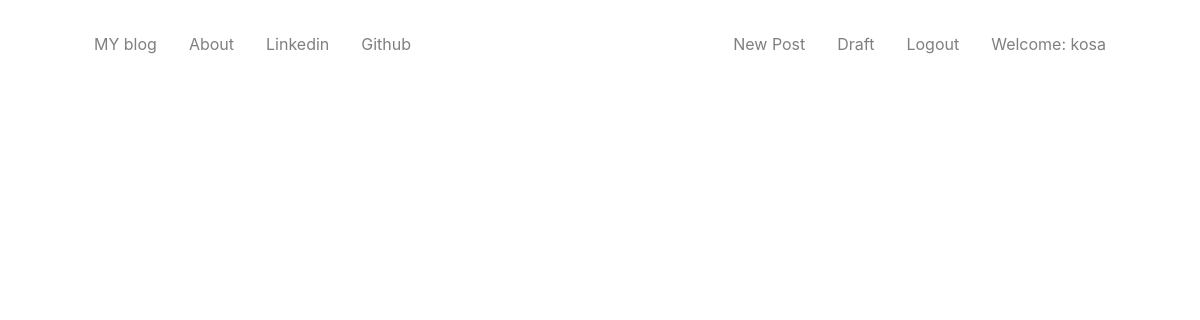
Before: / (signed in) with the older database file.
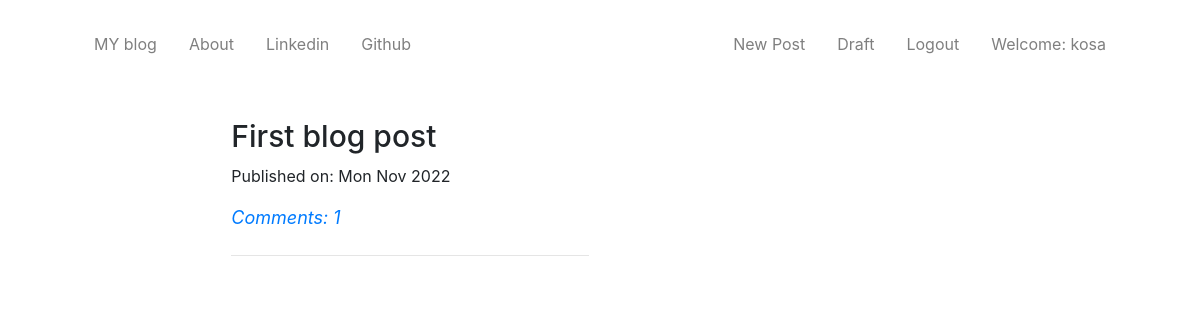
After: the same page with the newer database file.
### blog/models.py (models this page shows, shortened)
class Post(models.Model):
    author = models.ForeignKey('auth.User')
    title = models.CharField(max_length=200)
    text = models.TextField()
    create_date = models.DateTimeField(default=timezone.now)
    published_date = models.DateTimeField(blank=True, null=True)
    def approve_comments(self):
        return self.comments.filter(approved_comment = True)

### blog/views.py (the view)
# urls.py: url(r'^$', views.PostListView.as_view(), name='post_list'),
class PostListView(ListView):
    model = Post
    def get_queryset(self):
        return Post.objects.filter(published_date__lte=timezone.now()).order_by('-published_date')

### blog/templates/blog/post_list.html
{% extends 'blog/base.html' %}
{% block content %}
<div class="container px-4 px-lg-5">
    <div class="row gx-4 gx-lg-5 justify-content-center">
        <div class="col-md-10 col-lg-8 col-xl-7">
{% for post in post_list %}
<div class="post-preview">
    <a href="{% url 'post_detail' pk=post.pk %}"><h1 class="post-title">{{ post.title }}</h1></a>
        <p class="post-subtitle"> Published on: {{ post.published_date|date:"D M Y"}}</p>
    <p class="post-meta"><a  href="{% url 'post_detail' pk=post.pk %}">Comments: {{ post.approve_comments.count }}</a></p>
</div>
<hr class="my-4" />
{% endfor %}
        </div>
    </div>
</div>
{% endblock  %}

Changed rows visible on the page:
added Post: title "First blog post", published_date "Mon Nov 2022", approve_comments.count "1"
